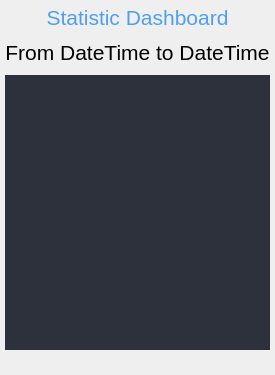
     <widget class="QWidget" name="page_2">
      <property name="styleSheet">
       <string notr="true">QFrame {
	  font-size: 16pt;
       }</string>
      </property>
      <layout class="QVBoxLayout" name="page_2_layout">
       <property name="spacing">
        <number>5</number>
       </property>
       <property name="leftMargin">
        <number>5</number>
       </property>
       <property name="topMargin">
        <number>5</number>
       </property>
       <property name="rightMargin">
        <number>5</number>
       </property>
       <property name="bottomMargin">
        <number>5</number>
       </property>
       <item>
        <widget class="QLabel" name="label_2">
         <property name="maximumSize">
          <size>
           <width>16777215</width>
           <height>100</height>
          </size>
         </property>
         <property name="styleSheet">
          <string notr="true">font: 45pt &quot;Ubuntu&quot;;
color: rgb(79, 159, 238);</string>
         </property>
         <property name="text">
          <string>Statistic Dashboard</string>
         </property>
         <property name="alignment">
          <set>Qt::AlignCenter</set>
         </property>
        </widget>
       </item>
       <item>
        <widget class="QFrame" name="frame_3">
         <property name="maximumSize">
          <size>
           <width>16777215</width>
           <height>10</height>
          </size>
         </property>
         <property name="frameShape">
          <enum>QFrame::NoFrame</enum>
         </property>
         <property name="frameShadow">
          <enum>QFrame::Raised</enum>
         </property>
        </widget>
       </item>
       <item>
        <widget class="QLabel" name="label_from_to">
         <property name="maximumSize">
          <size>
           <width>16777215</width>
           <height>50</height>
          </size>
         </property>
         <property name="text">
          <string>From DateTime to DateTime</string>
         </property>
         <property name="alignment">
          <set>Qt::AlignCenter</set>
         </property>
        </widget>
       </item>
       <item>
        <widget class="QFrame" name="frame_5">
         <property name="minimumSize">
          <size>
           <width>0</width>
           <height>0</height>
          </size>
         </property>
         <property name="maximumSize">
          <size>
           <width>16777215</width>
           <height>10</height>
          </size>
         </property>
         <property name="frameShape">
          <enum>QFrame::NoFrame</enum>
         </property>
         <property name="frameShadow">
          <enum>QFrame::Raised</enum>
         </property>
        </widget>
       </item>
       <item>
        <widget class="QFrame" name="frame_linechart">
         <property name="minimumSize">
          <size>
           <width>0</width>
           <height>275</height>
          </size>
         </property>
         <property name="styleSheet">
          <string notr="true">background-color: rgb(44, 49, 60);</string>
         </property>
         <property name="frameShape">
          <enum>QFrame::NoFrame</enum>
         </property>
         <property name="frameShadow">
          <enum>QFrame::Raised</enum>
         </property>
         <layout class="QVBoxLayout" name="layout_linechart">
          <property name="spacing">
           <number>0</number>
          </property>
          <property name="leftMargin">
           <number>0</number>
          </property>
          <property name="topMargin">
           <number>0</number>
          </property>
          <property name="rightMargin">
           <number>0</number>
          </property>
          <property name="bottomMargin">
           <number>0</number>
          </property>
         </layout>
        </widget>
       </item>
       <item>
        <widget class="QFrame" name="frame_stat_btn">
         <property name="minimumSize">
          <size>
           <width>0</width>
           <height>0</height>
          </size>
         </property>
         <property name="frameShape">
          <enum>QFrame::NoFrame</enum>
         </property>
         <property name="frameShadow">
          <enum>QFrame::Raised</enum>
         </property>
         <layout class="QHBoxLayout" name="layout_stat_btns">
          <property name="spacing">
           <number>10</number>
          </property>
          <property name="leftMargin">
           <number>15</number>
          </property>
          <property name="topMargin">
           <number>0</number>
          </property>
          <property name="rightMargin">
           <number>15</number>
          </property>
          <property name="bottomMargin">
           <number>10</number>
          </property>
          <item>
           <widget class="QFrame" name="frame_export_usage">
            <property name="frameShape">
             <enum>QFrame::NoFrame</enum>
            </property>
            <property name="frameShadow">
             <enum>QFrame::Raised</enum>
            </property>
            <layout class="QVBoxLayout" name="layout_frame_btn_export_usage">
             <property name="spacing">
              <number>0</number>
             </property>
             <property name="leftMargin">
              <number>0</number>
             </property>
             <property name="topMargin">
              <number>0</number>
             </property>
             <property name="rightMargin">
              <number>0</number>
             </property>
             <property name="bottomMargin">
              <number>0</number>
             </property>
            </layout>
           </widget>
          </item>
          <item>
           <widget class="QFrame" name="frame_export_price">
            <property name="frameShape">
             <enum>QFrame::NoFrame</enum>
            </property>
            <property name="frameShadow">
             <enum>QFrame::Raised</enum>
            </property>
            <layout class="QVBoxLayout" name="layout_frame_btn_export_price">
             <property name="spacing">
              <number>0</number>
             </property>
             <property name="leftMargin">
              <number>0</number>
             </property>
             <property name="topMargin">
              <number>0</number>
             </property>
             <property name="rightMargin">
              <number>0</number>
             </property>
             <property name="bottomMargin">
              <number>0</number>
             </property>
            </layout>
           </widget>
          </item>
          <item>
           <widget class="QFrame" name="frame_flush">
            <property name="frameShape">
             <enum>QFrame::NoFrame</enum>
            </property>
            <property name="frameShadow">
             <enum>QFrame::Raised</enum>
            </property>
            <layout class="QVBoxLayout" name="layout_frame_btn_flush">
             <property name="spacing">
              <number>0</number>
             </property>
             <property name="leftMargin">
              <number>0</number>
             </property>
             <property name="topMargin">
              <number>0</number>
             </property>
             <property name="rightMargin">
              <number>0</number>
             </property>
             <property name="bottomMargin">
              <number>0</number>
             </property>
            </layout>
           </widget>
          </item>
          <item>
           <widget class="QFrame" name="frame_load_versipn">
            <property name="frameShape">
             <enum>QFrame::NoFrame</enum>
            </property>
            <property name="frameShadow">
             <enum>QFrame::Raised</enum>
            </property>
            <layout class="QVBoxLayout" name="layout_frame_btn_load_version">
             <property name="spacing">
              <number>0</number>
             </property>
             <property name="leftMargin">
              <number>0</number>
             </property>
             <property name="topMargin">
              <number>0</number>
             </property>
             <property name="rightMargin">
              <number>0</number>
             </property>
             <property name="bottomMargin">
              <number>0</number>
             </property>
            </layout>
           </widget>
          </item>
         </layout>
        </widget>
       </item>
       <item>
        <widget class="QFrame" name="frame_11">
         <property name="maximumSize">
          <size>
           <width>16777215</width>
           <height>20</height>
          </size>
         </property>
         <property name="frameShape">
          <enum>QFrame::NoFrame</enum>
         </property>
         <property name="frameShadow">
          <enum>QFrame::Raised</enum>
         </property>
        </widget>
       </item>
      </layout>
     </widget>
